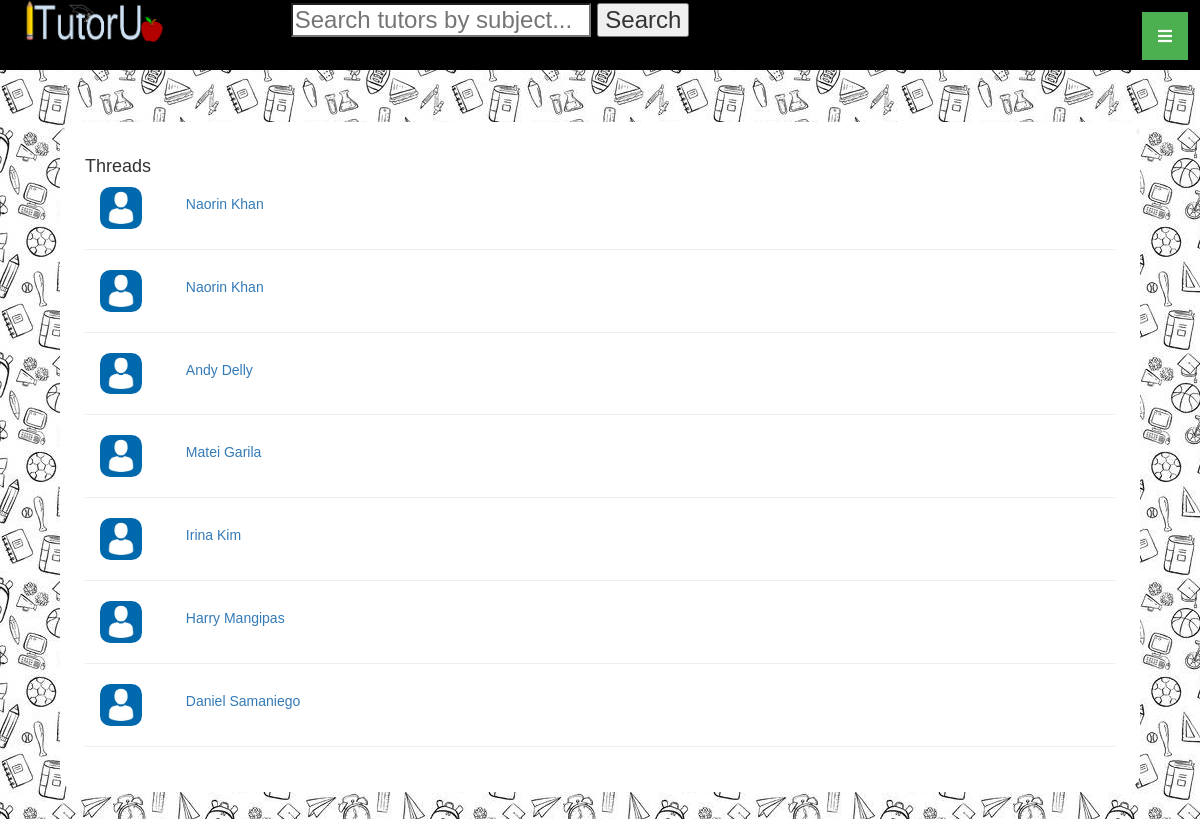
Page /Thread/index (signed in) on the committed database.
### tables this page shows
CREATE TABLE `profile` (
  `userId` int(11) NOT NULL,
  `firstName` varchar(30) NOT NULL,
  `lastName` varchar(30) NOT NULL,
  `profileImagePath` varchar(1024) DEFAULT 'profile_default.jpg',
  `schoolId` int(11) NOT NULL,
  `programId` int(11) NOT NULL
);

### app/controllers/ThreadController.php (called while the page is built, shortened)
<?php
class ThreadController extends Controller{
	public function index() {
		$thread = $this->model('Thread');
		$threads = $thread->getUserThreads($_SESSION['userId']);
		$this->view('Thread/index', ['threads'=>$threads]);
	}
}
?>

### app/core/App.php (called while the page is built, shortened)
<?php
class App {
	protected $method = 'index';
	public function __construct() {
		$url = $this->parseUrl();
		if(file_exists('app/controllers/' . $url[0] . 'Controller.php')){
			unset($url[0]);
		}
		$this->controller = new $this->controller();
		if(isset($url[1])) {
			if(method_exists($this->controller, $url[1]) ){
				$this->method = $url[1];
			}
			unset($url[1]);
		}
		$this->params = $url ? array_values($url):[];
		call_user_func_array([$this->controller, $this->method], $this->params);
	}
	public function parseUrl() {
		if(isset($_GET['url'])){
			return $url = explode('/', filter_var(rtrim($_GET['url'], '/')), FILTER_SANITIZE_URL);
		}
	}
}
?>

### index.php (called while the page is built, shortened)
<?php
	$app = new App();
?>

### app/models/Thread.php (called while the page is built, shortened)
<?php
class Thread extends Model {
	public function getUserThreads($userId){
		$sql = "SELECT * FROM profile p, thread t
				WHERE (p.userId = t.firstUserId OR p.userId = t.secondUserId)
				AND (t.firstUserId = :userId OR t.secondUserId = :userId)
				AND p.userid != :userId;";
		$stmt = self::$_connection->prepare($sql);
		$stmt->execute(['userId'=>$userId]);
		$stmt->setFetchMode(PDO::FETCH_CLASS, "Thread");
		return $stmt->fetchAll();
	}
}
?>

### app/core/Model.php (called while the page is built, shortened)
<?php
class Model extends ModelCaller
{
	public function __construct() {
		$server = 'localhost';
		$DBName = 'itutorudb';
		$user = 'root';
		$pass = '';
	}
}
?>

### app/core/ModelCaller.php (called while the page is built, shortened)
<?php
class ModelCaller {
	public static function model($model) {
		if(file_exists('app/models/' . $model . '.php')) {
			return new $model();
		}
		else return null;
	}
}
?>

### app/views/Thread/index.php (the view, shortened to what this page needs)
<html>
	<head>
		<?php include_once('app/views/Default/stylesheet_links.php') ?>
	</head>
	<body>
		<?php include_once('app/views/Default/header.php') ?>
			<div class="content_block">
				<div>
					<h4>Threads</h4>
					<div class="">
						<?php
							$threads = $data['threads'];
							foreach($threads as $thread){
								print("
									<a class='row' href='/Thread/detail/$thread->threadId'>
										<div class='col-md-1'>
											<img src='/images/$thread->profileImagePath' width='75%' style='border-radius: 25%'/>
										</div>
										<div class='col-md-2'>
										  <h5 class='card-header'>$thread->firstName $thread->lastName</h5>
										  <div class='card-body'>
										    <p class='card-text'></p>
										  </div>
										</div>
									</a><hr/>");
								}
						?>
					</div>
				</div>
			</div>
	</body>
</html>

### css/default_styles.css (style rules this page uses)
body { padding: 0px; margin: 0px; position: relative; background-image: url("../images/default.jpg"); font-family: 'Arial', sans-serif; }
.content_block { overflow: auto; position: relative; padding: 25px; background-color: white; border-radius: 20px; width: 90%; margin: 5%; top: -1%; min-height: 80%; }

### rows in the picture
profile: profileImagePath (placeholder picture), firstName "Naorin", lastName "Khan"
profile: profileImagePath (placeholder picture), firstName "Andy", lastName "Delly"
profile: profileImagePath (placeholder picture), firstName "Matei", lastName "Garila"
profile: profileImagePath (placeholder picture), firstName "Irina", lastName "Kim"
profile: profileImagePath (placeholder picture), firstName "Harry", lastName "Mangipas"
profile: profileImagePath (placeholder picture), firstName "Daniel", lastName "Samaniego"
